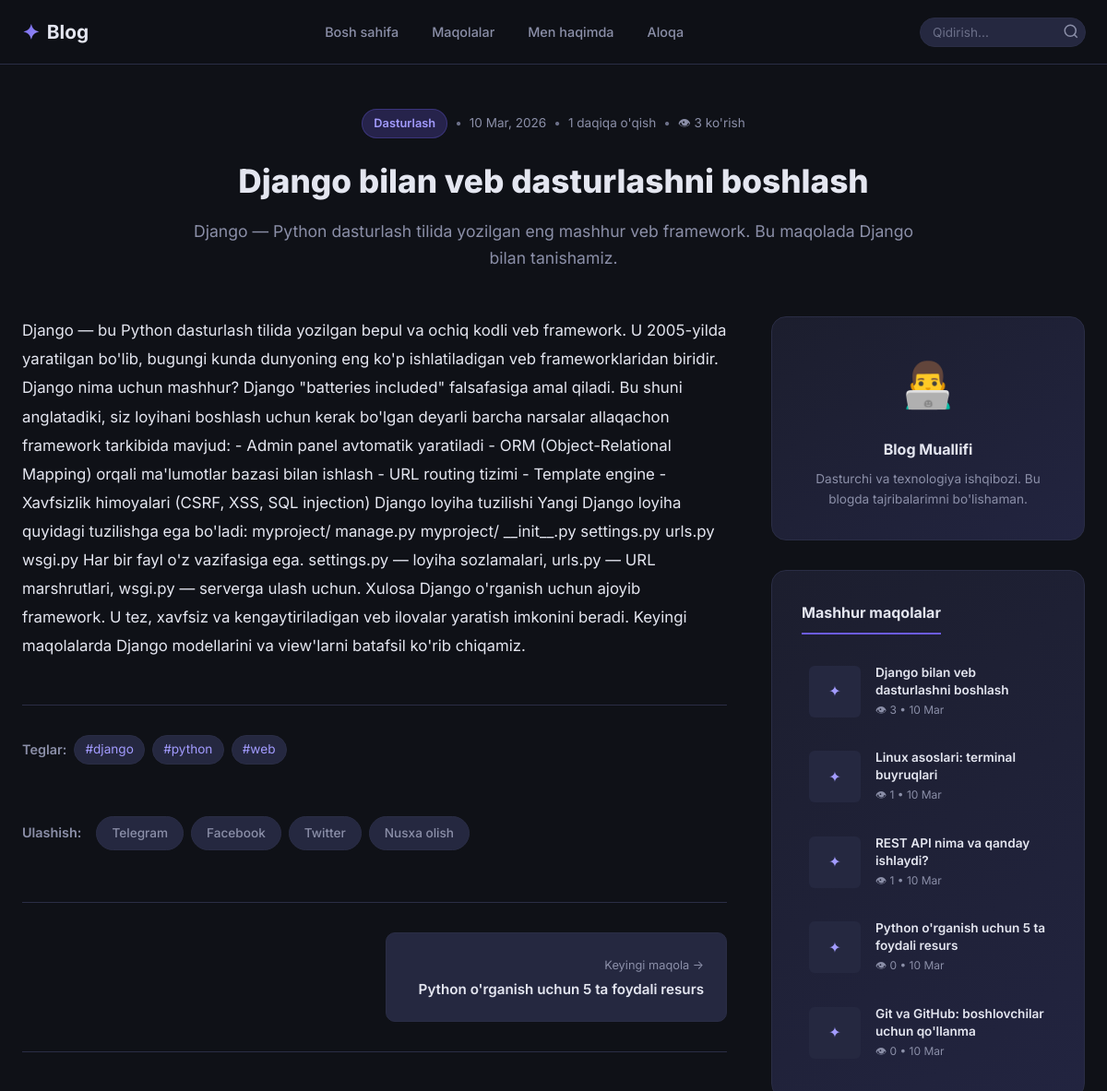
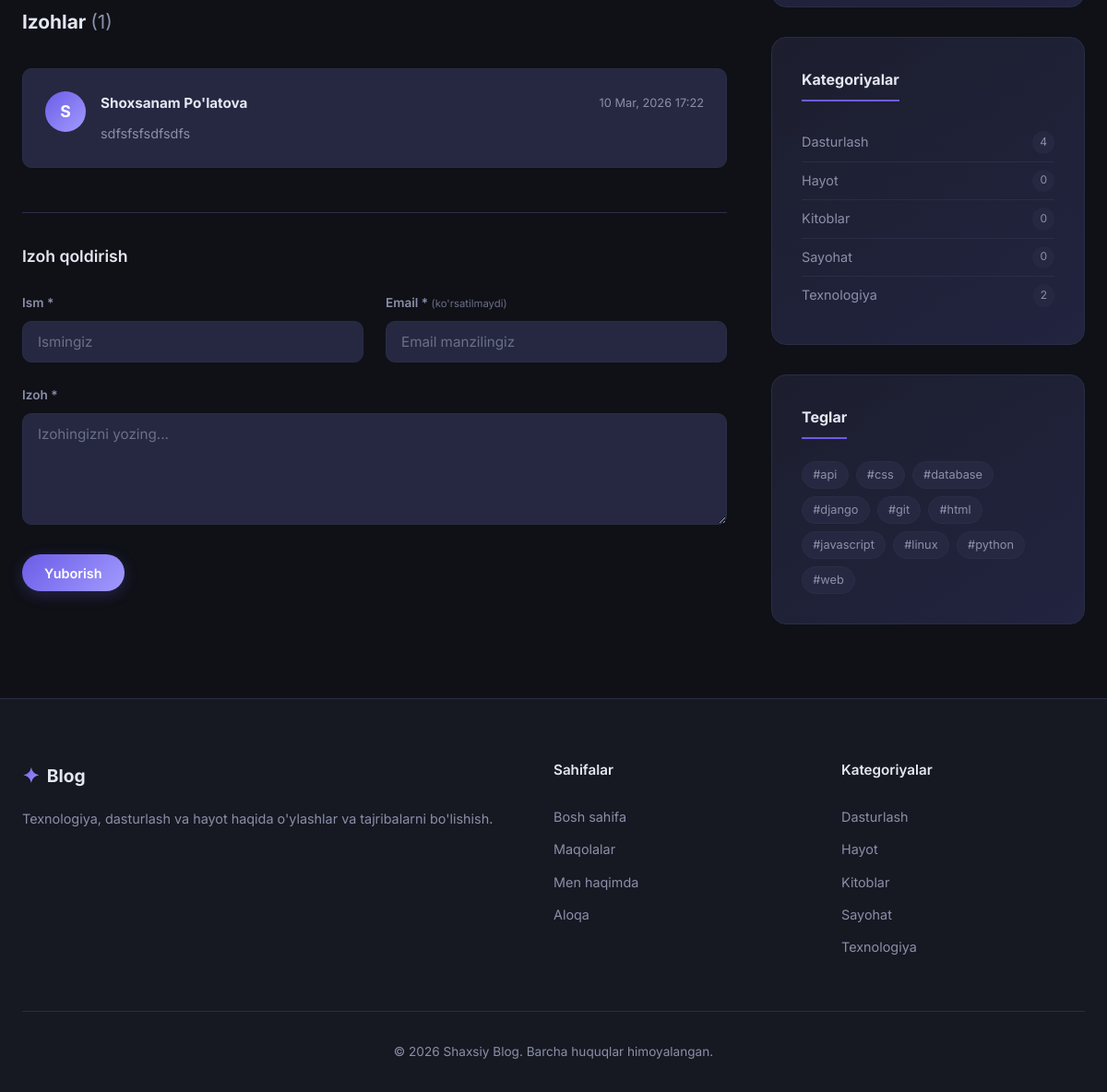
The app's page /blog/django-bilan-veb-dasturlashni-boshlash/ with its own data (2 pictures, top to bottom).
### blog/models.py (models this page shows, shortened)
class Post(models.Model):
    STATUS_CHOICES = (
        ('draft', 'Qoralama'),
        ('published', 'Nashr etilgan'),
    )
    title = models.CharField(max_length=200, verbose_name="Sarlavha")
    slug = models.SlugField(unique=True, verbose_name="Slug")
    content = models.TextField(verbose_name="Asosiy matn")
    excerpt = models.TextField(verbose_name="Qisqa tavsif", help_text="Maqolalar ro'yxatida ko'rsatiladi")
    category = models.ForeignKey(Category, on_delete=models.SET_NULL, null=True, related_name='posts', verbose_name="Kategoriya")
    tags = models.ManyToManyField(Tag, blank=True, related_name='posts', verbose_name="Teglar")
    image = models.ImageField(upload_to='posts/%Y/%m/', blank=True, null=True, verbose_name="Muqova rasmi")
    status = models.CharField(max_length=10, choices=STATUS_CHOICES, default='draft', verbose_name="Holati")
    is_pinned = models.BooleanField(default=False, verbose_name="Pinlangan")
    view_count = models.PositiveIntegerField(default=0, verbose_name="Ko'rishlar soni")
    created_at = models.DateTimeField(auto_now_add=True, verbose_name="Yaratilgan sana")
    updated_at = models.DateTimeField(auto_now=True, verbose_name="Yangilangan sana")
    class Meta:
        verbose_name = "Maqola"
        verbose_name_plural = "Maqolalar"
        ordering = ['-created_at']
    def save(self, *args, **kwargs):
        if not self.slug:
            self.slug = slugify(self.title)
        super().save(*args, **kwargs)
    def get_absolute_url(self):
        return reverse('blog:post_detail', kwargs={'slug': self.slug})
    def reading_time(self):
        word_count = len(self.content.split())
        minutes = math.ceil(word_count / 200)
        return max(1, minutes)
    def approved_comments(self):
        return self.comments.filter(is_approved=True)

class Category(models.Model):
    name = models.CharField(max_length=100, verbose_name="Kategoriya nomi")
    slug = models.SlugField(unique=True, verbose_name="Slug")
    description = models.TextField(blank=True, verbose_name="Tavsif")
    class Meta:
        verbose_name = "Kategoriya"
        verbose_name_plural = "Kategoriyalar"
        ordering = ['name']
    def get_absolute_url(self):
        return reverse('blog:category', kwargs={'slug': self.slug})
    def post_count(self):
        return self.posts.filter(status='published').count()

class Tag(models.Model):
    name = models.CharField(max_length=50, verbose_name="Teg nomi")
    slug = models.SlugField(unique=True, verbose_name="Slug")
    class Meta:
        verbose_name = "Teg"
        verbose_name_plural = "Teglar"
        ordering = ['name']
    def get_absolute_url(self):
        return reverse('blog:tag', kwargs={'slug': self.slug})

class Comment(models.Model):
    post = models.ForeignKey(Post, on_delete=models.CASCADE, related_name='comments', verbose_name="Maqola")
    name = models.CharField(max_length=100, verbose_name="Ism")
    email = models.EmailField(verbose_name="Email")
    body = models.TextField(verbose_name="Izoh matni")
    is_approved = models.BooleanField(default=False, verbose_name="Tasdiqlangan")
    created_at = models.DateTimeField(auto_now_add=True, verbose_name="Yozilgan vaqt")
    class Meta:
        verbose_name = "Izoh"
        verbose_name_plural = "Izohlar"
        ordering = ['created_at']

### blog/views.py (the view, shortened to what this page needs)
# urls.py: path('blog/<slug:slug>/', views.post_detail, name='post_detail'),
def post_detail(request, slug):
    post = get_object_or_404(Post, slug=slug, status='published')
    session_key = f'viewed_post_{post.pk}'
    if not request.session.get(session_key, False):
        post.view_count += 1
        post.save(update_fields=['view_count'])
        request.session[session_key] = True
    prev_post = Post.objects.filter(
        status='published', created_at__lt=post.created_at
    ).first()
    next_post = Post.objects.filter(
        status='published', created_at__gt=post.created_at
    ).order_by('created_at').first()
    comments = post.approved_comments()
    comment_form = CommentForm()
    context = {
        'post': post,
        'prev_post': prev_post,
        'next_post': next_post,
        'comments': comments,
        'comment_form': comment_form,
        'page_title': f"{post.title} — {settings.BLOG_TITLE}",
        'meta_description': (post.excerpt or '')[:160],
    }
    return render(request, 'blog/post_detail.html', context)

### templates/blog/post_detail.html (shortened to what this page needs)
{% extends 'base.html' %}
{% load static %}
{% block content %}
<article class="article-page">
    <div class="container">
        <header class="article-header">
            <div class="article-meta">
                {% if post.category %}
                <a href="{{ post.category.get_absolute_url }}" class="badge badge-primary">{{ post.category.name }}</a>
                {% endif %}
                <span class="meta-dot">•</span>
                <time datetime="{{ post.created_at|date:'Y-m-d' }}">{{ post.created_at|date:"d M, Y" }}</time>
                <span class="meta-dot">•</span>
                <span>{{ post.reading_time }} daqiqa o'qish</span>
                <span class="meta-dot">•</span>
                <span>👁 {{ post.view_count }} ko'rish</span>
            </div>
            <h1 class="article-title">{{ post.title }}</h1>
            <p class="article-excerpt">{{ post.excerpt }}</p>
        </header>
        <div class="content-layout">
            <div class="content-main">
                <div class="article-content prose">
                    {{ post.content|safe }}
                </div>
                {% if post.tags.all %}
                <div class="article-tags">
                    <span class="tags-label">Teglar:</span>
                    {% for tag in post.tags.all %}
                    <a href="{{ tag.get_absolute_url }}" class="tag-link">#{{ tag.name }}</a>
                    {% endfor %}
                </div>
                {% endif %}
                <div class="share-section">
                    <span class="share-label">Ulashish:</span>
                    <div class="share-buttons">
                        <a href="https://t.me/share/url?url={{ request.build_absolute_uri|urlencode }}&text={{ post.title|urlencode }}"
                            target="_blank" class="share-btn share-telegram" rel="noopener">
                            Telegram
                        </a>
                        <a href="https://www.facebook.com/sharer/sharer.php?u={{ request.build_absolute_uri|urlencode }}"
                            target="_blank" class="share-btn share-facebook" rel="noopener">
                            Facebook
                        </a>
                        <a href="https://twitter.com/intent/tweet?url={{ request.build_absolute_uri|urlencode }}&text={{ post.title|urlencode }}"
                            target="_blank" class="share-btn share-twitter" rel="noopener">
                            Twitter
                        </a>
                        <button class="share-btn share-copy" onclick="copyLink()" id="copyBtn">
                            Nusxa olish
                        </button>
                    </div>
                </div>
                <div class="post-navigation">
                    {% if prev_post %}
                    <a href="{{ prev_post.get_absolute_url }}" class="post-nav-link post-nav-prev">
                        <span class="post-nav-label">← Oldingi maqola</span>
                        <span class="post-nav-title">{{ prev_post.title }}</span>
                    </a>
                    {% else %}
                    <div></div>
                    {% endif %}
                    {% if next_post %}
                    <a href="{{ next_post.get_absolute_url }}" class="post-nav-link post-nav-next">
                        <span class="post-nav-label">Keyingi maqola →</span>
                        <span class="post-nav-title">{{ next_post.title }}</span>
                    </a>
                    {% endif %}
                </div>
                <section class="comments-section" id="comments">
                    <h3 class="comments-title">
                        Izohlar
                        <span class="comments-count">({{ comments|length }})</span>
                    </h3>
                    {% for comment in comments %}
                    <div class="comment">
                        <div class="comment-avatar">
                            {{ comment.name|first|upper }}
                        </div>
                        <div class="comment-body">
                            <div class="comment-header">
                                <strong class="comment-author">{{ comment.name }}</strong>
                                <time class="comment-date">{{ comment.created_at|date:"d M, Y H:i" }}</time>
                            </div>
                            <p class="comment-text">{{ comment.body }}</p>
                        </div>
                    </div>
                    {% empty %}
                    <p class="no-comments">Hali izohlar yo'q. Birinchi bo'lib izoh qoldiring!</p>
                    {% endfor %}
                    <div class="comment-form-section">
                        <h4 class="comment-form-title">Izoh qoldirish</h4>
                        <form method="post" class="comment-form" id="commentForm">
                            <div class="form-row">
                                <div class="form-group">
                                    <label for="id_name">Ism *</label>
                                    {{ comment_form.name }}
                                </div>
                                <div class="form-group">
                                    <label for="id_email">Email * <small>(ko'rsatilmaydi)</small></label>
                                    {{ comment_form.email }}
                                </div>
                            </div>
                            <div class="form-group">
                                <label for="id_body">Izoh *</label>
                                {{ comment_form.body }}
                            </div>
                            <button type="submit" class="btn btn-primary">Yuborish</button>
                        </form>
                    </div>
                </section>
            </div>
            {% include 'blog/includes/sidebar.html' %}
        </div>
    </div>
</article>
{% endblock %}

### templates/base.html (shortened to what this page needs)
{% load static %}
<!DOCTYPE html>
<html lang="uz">
<head>
    <link rel="stylesheet" href="https://cdnjs.cloudflare.com/ajax/libs/highlight.js/11.9.0/styles/atom-one-dark.min.css">
    <link rel="stylesheet" href="{% static 'css/style.css' %}">
</head>
<body>
    <nav class="navbar" id="navbar">
        <div class="container navbar-content">
            <a href="{% url 'blog:home' %}" class="navbar-brand">
                <span class="brand-icon">✦</span>
                <span class="brand-text">Blog</span>
            </a>
            <ul class="navbar-nav" id="navbarNav">
                <li><a href="{% url 'blog:home' %}" class="nav-link {% if request.resolver_match.url_name == 'home' %}active{% endif %}">Bosh sahifa</a></li>
                <li><a href="{% url 'blog:post_list' %}" class="nav-link {% if request.resolver_match.url_name == 'post_list' %}active{% endif %}">Maqolalar</a></li>
                <li><a href="{% url 'blog:about' %}" class="nav-link {% if request.resolver_match.url_name == 'about' %}active{% endif %}">Men haqimda</a></li>
                <li><a href="{% url 'blog:contact' %}" class="nav-link {% if request.resolver_match.url_name == 'contact' %}active{% endif %}">Aloqa</a></li>
            </ul>
            <div class="navbar-search">
                <form action="{% url 'blog:search' %}" method="get" class="search-form-nav">
                    <input type="text" name="q" placeholder="Qidirish..." class="search-input-nav" value="{{ request.GET.q|default:'' }}">
                    <button type="submit" class="search-btn-nav">
                        <svg width="18" height="18" viewBox="0 0 24 24" fill="none" stroke="currentColor" stroke-width="2"><circle cx="11" cy="11" r="8"/><path d="m21 21-4.35-4.35"/></svg>
                    </button>
                </form>
            </div>
        </div>
    </nav>
    <main class="main-content">
        {% block content %}{% endblock %}
    </main>
    <footer class="footer">
        <div class="container">
            <div class="footer-grid">
                <div class="footer-about">
                    <a href="{% url 'blog:home' %}" class="footer-brand">
                        <span class="brand-icon">✦</span>
                        <span>Blog</span>
                    </a>
                    <p>Texnologiya, dasturlash va hayot haqida o'ylashlar va tajribalarni bo'lishish.</p>
                </div>
                <div class="footer-links">
                    <h4>Sahifalar</h4>
                    <ul>
                        <li><a href="{% url 'blog:home' %}">Bosh sahifa</a></li>
                        <li><a href="{% url 'blog:post_list' %}">Maqolalar</a></li>
                        <li><a href="{% url 'blog:about' %}">Men haqimda</a></li>
                        <li><a href="{% url 'blog:contact' %}">Aloqa</a></li>
                    </ul>
                </div>
                <div class="footer-categories">
                    <h4>Kategoriyalar</h4>
                    <ul>
                        {% for cat in sidebar_categories|slice:":5" %}
                        <li><a href="{{ cat.get_absolute_url }}">{{ cat.name }}</a></li>
                        {% empty %}
                        <li>Hali kategoriyalar yo'q</li>
                        {% endfor %}
                    </ul>
                </div>
            </div>
            <div class="footer-bottom">
                <p>&copy; 2026 Shaxsiy Blog. Barcha huquqlar himoyalangan.</p>
            </div>
        </div>
    </footer>
</body>
</html>

### templates/blog/includes/sidebar.html
<aside class="sidebar">
    <div class="sidebar-widget">
        <div class="widget-author">
            <div class="author-avatar">👨‍💻</div>
            <h4>Blog Muallifi</h4>
            <p>Dasturchi va texnologiya ishqibozi. Bu blogda tajribalarimni bo'lishaman.</p>
        </div>
    </div>
    {% if sidebar_popular_posts %}
    <div class="sidebar-widget">
        <h3 class="widget-title">Mashhur maqolalar</h3>
        <div class="widget-posts">
            {% for post in sidebar_popular_posts %}
            <a href="{{ post.get_absolute_url }}" class="widget-post-item">
                {% if post.image %}
                <img src="{{ post.image.url }}" alt="{{ post.title }}" class="widget-post-img" loading="lazy">
                {% else %}
                <div class="widget-post-img widget-post-placeholder">✦</div>
                {% endif %}
                <div class="widget-post-info">
                    <span class="widget-post-title">{{ post.title|truncatewords:8 }}</span>
                    <span class="widget-post-meta">👁 {{ post.view_count }} • {{ post.created_at|date:"d M" }}</span>
                </div>
            </a>
            {% endfor %}
        </div>
    </div>
    {% endif %}
    {% if sidebar_categories %}
    <div class="sidebar-widget">
        <h3 class="widget-title">Kategoriyalar</h3>
        <ul class="widget-categories">
            {% for cat in sidebar_categories %}
            <li>
                <a href="{{ cat.get_absolute_url }}">
                    <span>{{ cat.name }}</span>
                    <span class="cat-count">{{ cat.post_count }}</span>
                </a>
            </li>
            {% endfor %}
        </ul>
    </div>
    {% endif %}
    {% if sidebar_tags %}
    <div class="sidebar-widget">
        <h3 class="widget-title">Teglar</h3>
        <div class="tags-cloud">
            {% for tag in sidebar_tags %}
            <a href="{{ tag.get_absolute_url }}" class="tag-cloud-item">#{{ tag.name }}</a>
            {% endfor %}
        </div>
    </div>
    {% endif %}
</aside>

### records on screen
Post: category.name "Dasturlash", created_at "10 Mar, 2026", reading_time "1", view_count "3", title "Django bilan veb dasturlashni boshlash", excerpt "Django — Python dasturlash tilida yozilgan eng mashhur veb framework. Bu maqolada Django bilan tanishamiz.", content "Django — bu Python dasturlash tilida yozilgan bepul va ochiq kodli veb framework. U 2005-yilda yaratilgan bo'lib, bugungi kunda dunyoning eng ko'p ishlatiladigan veb frameworklaridan biridir. Django nima uchun mashhur? Django \"batteries included\" falsafasiga amal qiladi. Bu shuni anglatadiki, siz loyihani boshlash uchun kerak bo'lgan deyarli barcha narsalar allaqachon framework tarkibida mavjud: - Admin panel avtomatik yaratiladi - ORM (Object-Relational Mapping) orqali ma'lumotlar bazasi bilan ishlash - URL routing tizimi - Template engine - Xavfsizlik himoyalari (CSRF, XSS, SQL injection) Django loyiha tuzilishi Yangi Django loyiha quyidagi tuzilishga ega bo'ladi: myproject/ manage.py…", created_at "10 Mar"
Tag: name "django"
Tag: name "python"
Tag: name "web"
Post: title "Python o'rganish uchun 5 ta foydali resurs", view_count "0", created_at "10 Mar"
Comment: name|first "S", name "Shoxsanam Po'latova", created_at "10 Mar, 2026 17:22", body "sdfsfsfsdfsdfs"
Post: title "Linux asoslari: terminal buyruqlari", view_count "1", created_at "10 Mar"
Post: title "REST API nima va qanday ishlaydi?", view_count "1", created_at "10 Mar"
Post: title "Git va GitHub: boshlovchilar uchun qo'llanma", view_count "0", created_at "10 Mar"
Category: name "Dasturlash", post_count "4"
Category: name "Hayot", post_count "0"
Category: name "Kitoblar", post_count "0"
Category: name "Sayohat", post_count "0"
Category: name "Texnologiya", post_count "2"
Tag: name "api"
Tag: name "css"
Tag: name "database"
Tag: name "git"
Tag: name "html"
Tag: name "javascript"
Tag: name "linux"

### other values on screen
{{ comments|length }} "1"
